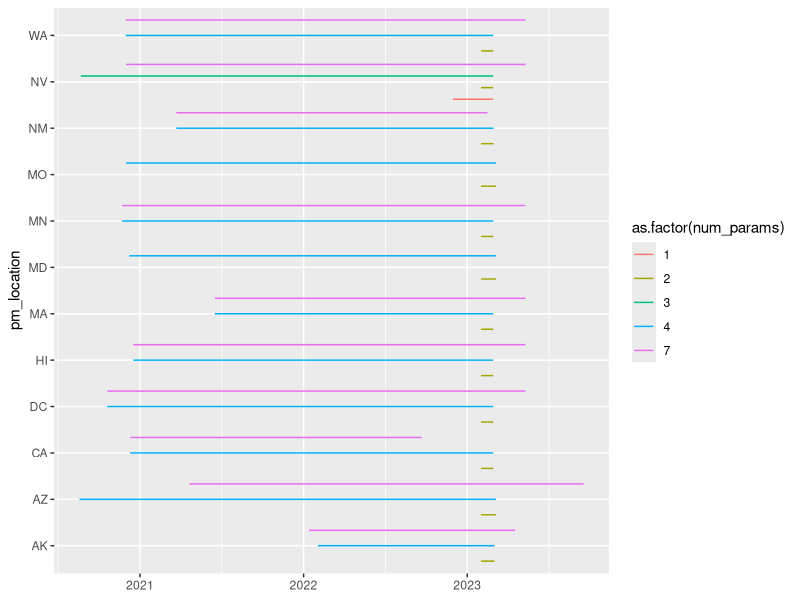
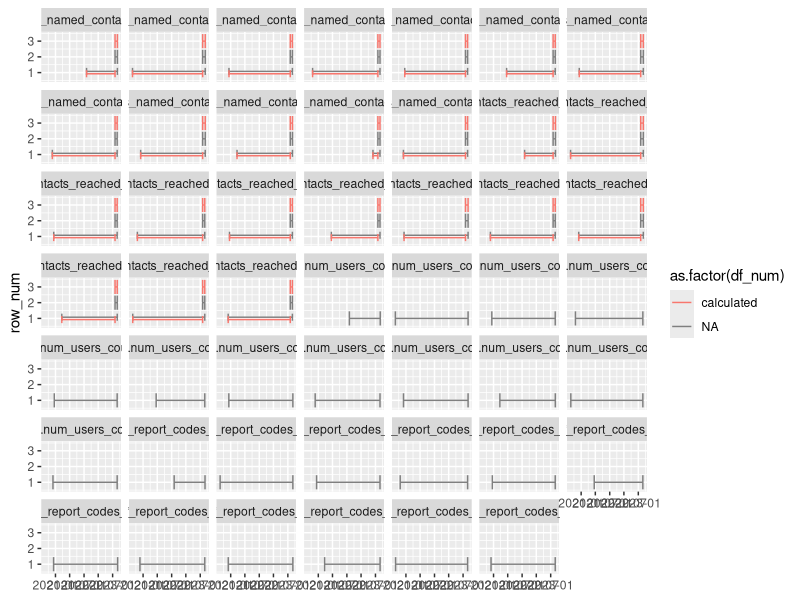

The R script that drew these images, in order: (Note: this script raises an error after producing the figures.)
# Data cleaning for google sheets with metrics on ENPA and ENCV
# usage.

library(tidyverse)
library(readxl)

## Reading in the data
usage_one_date <- readxl::read_xlsx("input/Usage Data.xlsx", skip = 2, n_max = 2,
                               col_types = "date") |>
  mutate(`Key metrics` = c("end_date", "start_date"))
usage_one_other <- readxl::read_xlsx("input/Usage Data.xlsx", skip = 2, n_max = 11,
                                    col_types = "text") |>
  filter(row_number() > 2) |> filter(!is.na(`Key metrics`))
usage_one_date <- usage_one_date |> pivot_longer(cols = -`Key metrics`,
                                 names_to = "State", values_to = "value") |>
  pivot_wider(id_cols = State, names_from = `Key metrics`,
              values_from = value)

usage_one_other |> pivot_longer(cols = -`Key metrics`,
                               names_to = "State", values_to = "value")
usage_one_other <- usage_one_other |> mutate(
  parameter_name = case_when(
    `Key metrics` == "Estimated number of active users" ~
      "num_users_count",
    `Key metrics` == "Cumulative number of users used codes (published keys)" ~
      "cases_named_contacts_count",
    `Key metrics` == "Cumulative number of self-report codes issued" ~
      "self_report_codes_issued",
    `Key metrics` == "Number  of people used codes in Feb (published keys)" ~
      "cases_named_contacts_count",
    `Key metrics` == "Cumulative number of exposure notification sent" ~
      "contacts_reached_count",
    `Key metrics` == "Number of exposure notification sent during Feb" ~
      "contacts_reached_count"
  )
)

## Next we combine other and date data frames.  We use the start and end date
## joining using state.  We also have adjust the start date for key metrics
## that include "Feb" to be the first of February

usage_one_other_long <- usage_one_other |>
  pivot_longer(cols = setdiff(colnames(usage_one_other),
                              c("Key metrics", "parameter_name")) ,
                               names_to = "State", values_to = "value")

usage_one_long <- left_join(usage_one_date, usage_one_other_long,
                            by = "State")
usage_one_long$start_date[str_detect(usage_one_long$`Key metrics`, "Feb")] <- lubridate::ymd("2023-02-01")

last_90_idx <- grep(usage_one_long$value, pattern = "(90 days)")
usage_one_long[last_90_idx, ]$start_date <-
  usage_one_long[last_90_idx, ]$end_date - lubridate::days(90)

usage_one_long[last_90_idx, ]$value <-
  usage_one_long[last_90_idx, ]$value |>
  gsub(pattern = " \\(90 days\\)", replacement = "")


# Variable names from template:
# param_name, param_value, pm_location, source,
# pm_start_date, pm_end_date, param_type, source_text, Desc

usage_one_final <- usage_one_long |>
  filter(State != "Sum") |> mutate(
    value = as.numeric(value),
    param_type = "digital",
    source = "ENPA and ENCV metrics reported by States",
  ) |>
  select(-`Key metrics`, param_name = parameter_name,
         param_value = value, pm_location = State,
         pm_start_date = start_date, pm_end_date = end_date)

## Second data frame
## Note under the California column:
##    Codes issued and used represent the period after self-report
##    was introduced (2/14/22-9/22/22)
## Note on the WA Data: Here, I changed the value for ENs per key uploaded
## from 9-16 to 9 to 16 in the spreadsheet because otherwise it was
## interpreted as a date.

usage_two <- readxl::read_xlsx("input/EN metrics roll up (1).xlsx",
                               col_types = "text") |>
  filter(!is.na(WA)) |> mutate(
    param_name = case_when(
      `Key Metrics` == "Full date range for available metrics (start-end dates)" ~
        "date_range",
      `Key Metrics` == "Cumulative activations" ~ "cumulative_activations",
      `Key Metrics` == "Cumulative codes used (tokens claimed)" ~
        "cases_named_contacts_count",
      `Key Metrics` == "Cumulative ENs generated" ~
        "contacts_reached_count",
      `Key Metrics` == "Average ENs per code used" ~
        "contcts_named_ratio_mean_case_naming",
      `Key Metrics` == "% of ENs issued within 3 days of exposure" ~
        "percent_notified_three_days",
      `Key Metrics` == "% of ENs issued within 6 days of exposure" ~
        "percent_notified_six_days",
      `Key Metrics` == "number of months" ~ "number_of_months"
    )
  )

usage_two <- usage_two |> t() |> as.data.frame()
colnames(usage_two) <- usage_two[nrow(usage_two), ]
usage_two <- usage_two[-1, ]
usage_two$state <- rownames(usage_two)
usage_two <- usage_two |>
  filter(!(state %in% c("TOTALS", "...13", "param_name")))

date_list <- usage_two$date_range |> str_split("-")
usage_two$pm_start_date <- date_list |> map_chr(1) |>
  lubridate::mdy()
usage_two$pm_end_date <- date_list |> map_chr(2) |>
  lubridate::mdy()

usage_two_long <- pivot_longer(usage_two |> select(-date_range),
                               cols = -c(state, pm_start_date, pm_end_date),
                               names_to = "param_name",
                               values_to = "param_value") |>
  mutate(param_value = as.numeric(param_value)) |>
  mutate(pm_location = state) |>
  select(-state) |>
  mutate(param_type = "digital",
         source = "ENPA and ENCV metrics reported by States")

comb_dat <- bind_rows(usage_one_final, usage_two_long)
comb_dat <- comb_dat |>
  mutate(pm_start_date = lubridate::ymd(pm_start_date),
         pm_end_date = lubridate::ymd(pm_end_date))

comb_dat |> group_by(pm_location, pm_start_date, pm_end_date) |>
  summarise(num_params = n()) |>
  ggplot(aes(y = pm_location, xmin = pm_start_date,
             xmax = pm_end_date, color = as.factor(num_params))) +
  geom_linerange(position = position_dodge2(width = 1)) + scale_x_date()

# Above we found that the second dataset has no unique data,
# in the sense of having some more date ranges, but only including
# a subset of the states.  Additionally, some of the data in the
# second dataset has smaller cumulative counts despite being a
# strictly larger date range.  Thus we exclude the second dataset
# from the data analysis for now.  If these inaccuracies can be
# resolved at some later point we will use the second dataset.

setdiff(
  usage_one_final$pm_location |> unique(),
  usage_two_long$pm_location |> unique()
)
setdiff(
  usage_two_long$pm_location |> unique(),
  usage_one_final$pm_location |> unique()
)

split_data <- usage_one_final  |>
  mutate(pm_start_date = lubridate::ymd(pm_start_date),
         pm_end_date = lubridate::ymd(pm_end_date)) |>
  mutate(loc = pm_location, pn = param_name) |>
  group_by(pm_location, param_name) |>
  nest() |>
  mutate(
    new_param_df = map(data, .f = function(x) {
      if (nrow(x) == 1) {
        return_df <- x
      } else {
        end_dates <- x |> group_by(pm_end_date) |> count()
        shared_end_dates <- end_dates |> filter(n > 1) |>
          pull(pm_end_date)
        new_row_info <-
          x |> filter(pm_end_date == shared_end_dates) |>
          arrange(pm_start_date)
        source <- new_row_info$source[1]
        ## Creating the observation for the earlier sub-period
        start_date <- new_row_info$pm_start_date[1]
        end_date <- new_row_info$pm_start_date[2]
        param_value <- new_row_info$param_value[1] -
          new_row_info$param_value[2]
        # if (param_value < 0) browser()
        new_row_one <- data.frame(
          pm_start_date = start_date,
          pm_end_date = end_date,
          param_value = param_value)
        new_row_two <- data.frame(
          pm_start_date = end_date,
          pm_end_date = shared_end_dates,
          param_value = new_row_info$param_value[2])
        # Calculating the third piece:
        new_rows <- bind_rows(new_row_one, new_row_two) |>
          mutate(source = source,
                 param_type = "digital",
                 df_num = "calculated")
        return_df <- x |> bind_rows(new_rows)
      }
      return_df <- return_df |> mutate(
        param_name = x$pn[1],
        pm_location = x$loc[1]
      ) |> select(-pn, -loc)
    })
    )

split_data <- split_data$new_param_df |> do.call(what = bind_rows)

split_data |>
  mutate(pm_start_date = lubridate::ymd(pm_start_date),
         pm_end_date = lubridate::ymd(pm_end_date)) |>
  group_by(pm_end_date,
           param_name, pm_location) |>
  mutate(row_num = row_number()) |> ungroup() |>
  ggplot(aes(y = row_num,
             xmin = pm_start_date, xmax = pm_end_date,
             color = as.factor(df_num))) +
  geom_errorbar(position = position_dodge(width = 0.3)) +
  scale_x_date() +
  facet_wrap(~ interaction(pm_location, param_name))

final_data <- split_data |> group_by(pm_location, param_name) |>
  mutate(num_measures = n()) |>
  filter((num_measures == 1) | (df_num == "calculated")) |>
  select(-num_measures, -df_num) |>
  write.csv("output/ENPA_ENCV_usage.csv",
            row.names = FALSE)

